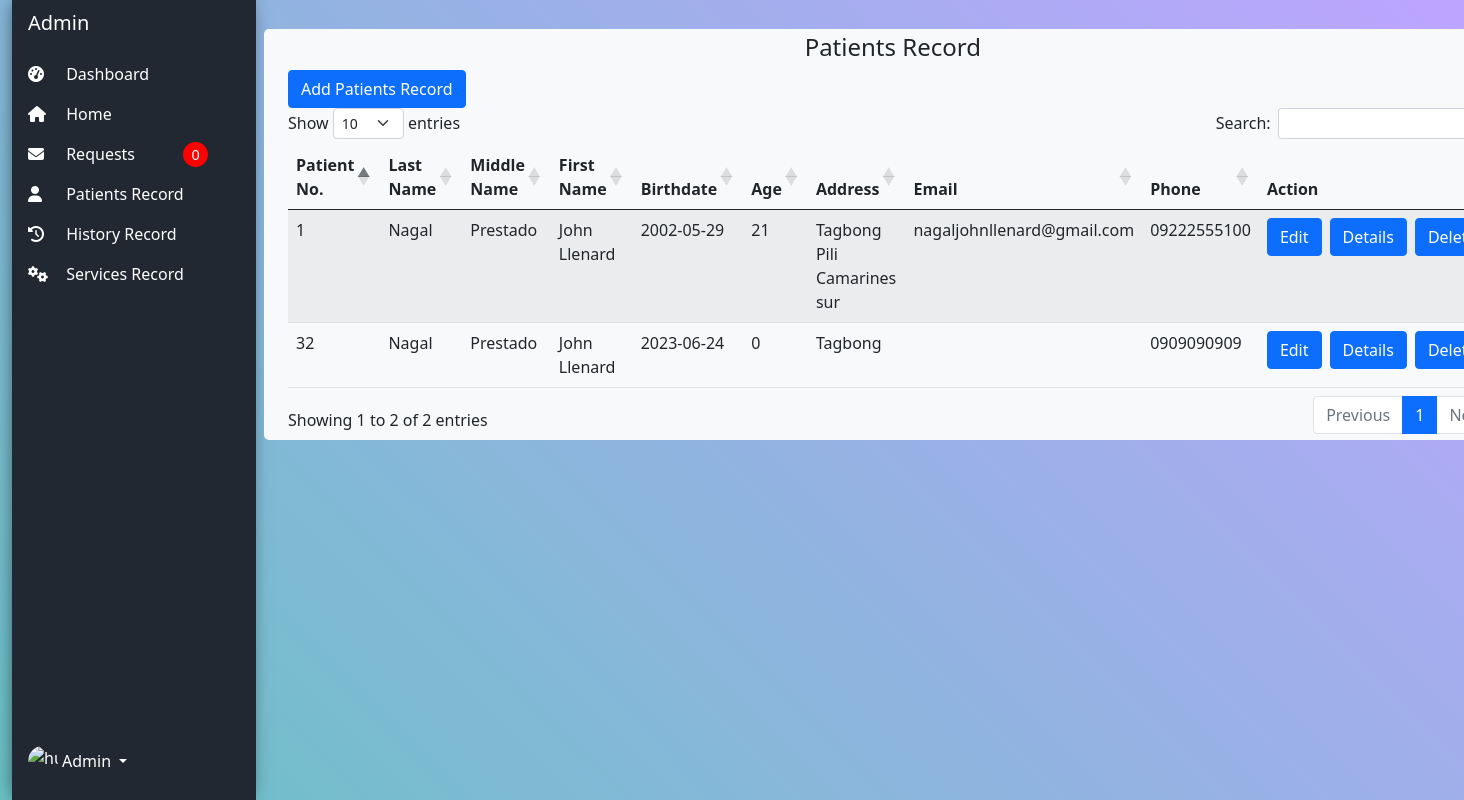
The page /admin/index.php?page=patients_record on the database its author committed.
### tables this page shows
CREATE TABLE `patient_tb` (
  `patient_id` int(11) NOT NULL,
  `firstName` varchar(100) NOT NULL,
  `middleName` varchar(100) NOT NULL,
  `lastName` varchar(100) NOT NULL,
  `birthdate` date NOT NULL,
  `address` varchar(255) NOT NULL,
  `phone` varchar(11) NOT NULL,
  `email` varchar(100) DEFAULT NULL,
  `password` varchar(1000) NOT NULL
);

### admin/patients_record.php (the view, shortened to what this page needs)
<!DOCTYPE html>
<html lang="en">
<?php
include('../db-connect.php');
?>
<body>
    <div class="col py-1">
        <div class="container-fluid bg-light edges">
            <div class="col py-1">
                <div>
                    <h4 style="text-align:center">Patients Record</h4>
                </div>
                <table id="example" class="table table-striped" style="width:100%">
                    <thead>
                        <tr>
                            <?php echo "<button type='button' class='btn btn-primary' data-bs-toggle='modal' data-bs-target='#addRecord'> Add Patients Record</button>"; ?>
                        </tr>
                        <tr>
                            <th>Patient No.</th>
                            <th>Last Name</th>
                            <th>Middle Name</th>
                            <th>First Name</th>
                            <th>Birthdate</th>
                            <th>Age</th>
                            <th>Address</th>
                            <th>Email</th>
                            <th>Phone</th>
                            <th>Action</th>
                        </tr>
                    </thead>
                    <tbody>
                        <?php
                        $data = mysqli_query($conn, "SELECT * FROM patient_tb");
                        while ($row = mysqli_fetch_array($data)) {
                            $birthdate = new DateTime($row['birthdate']);
                            $currentDate = new DateTime();
                            $ageInterval = $birthdate->diff($currentDate);
                            $age = $ageInterval->y;
                            echo "<tr>";
                            echo "<td>" . $row['patient_id'] . "</td>";
                            echo "<td>" . $row['lastName'] . "</td>";
                            echo "<td>" . $row['middleName'] . "</td>";
                            echo "<td>" . $row['firstName'] . "</td>";
                            echo "<td>" . $row['birthdate'] . "</td>";
                            echo "<td>" . $age . "</td>";
                            echo "<td>" . $row['address'] . "</td>";
                            echo "<td>" . $row['email'] . "</td>";
                            echo "<td>" . $row['phone'] . "</td>";
                            echo "<td class='text-center'>";
                            echo "<div class='d-grid gap-2 d-sm-flex justify-content-sm-center'>";
                            echo "<button type='button' class='btn btn-primary edit-btn' data-bs-toggle='modal' data-bs-target='#addRecord' data-patient-id='" . $row['patient_id'] . "'>Edit</button>";
                            echo "<button type='button' class='btn btn-primary details-btn' data-bs-toggle='modal' data-bs-target='#detailsmodal' data-patient-id='" . $row['patient_id'] . "'>Details</button>";
                            echo "<button type='button' onclick='deleteStocks(" . $row['patient_id'] . ")' class='btn btn-primary' data-bs-toggle='modal' data-bs-request-id='" . $row['patient_id'] . "'>Delete</button>";
                            echo "</div>";
                            echo "</td>";
                            echo "</tr>";
                        }
                        ?>
                    </tbody>
                </table>
            </div>
        </div>
    </div>
</body>
</html>

### admin/patients_record.php (style rules this page uses)
.text-center .d-grid { align-items: center; }

### rows shown on the page
patient_tb: patient_id "1", lastName "Nagal", middleName "Prestado", firstName "John Llenard", birthdate "2002-05-29", address "Tagbong Pili Camarines sur", email "nagaljohnllenard@gmail.com", phone "09222555100"
patient_tb: patient_id "32", lastName "Nagal", middleName "Prestado", firstName "John Llenard", birthdate "2023-06-24", address "Tagbong", phone "0909090909"

### other values the page prints
$Alert_Count "0"
